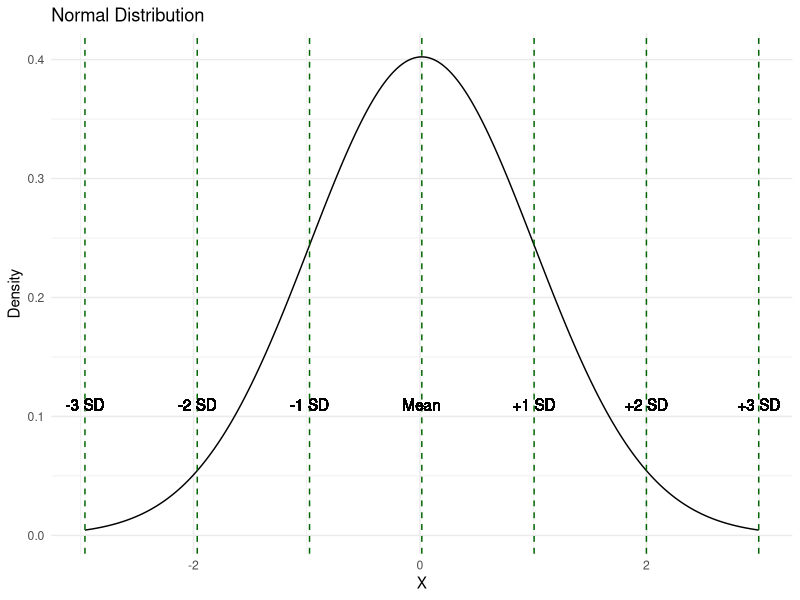
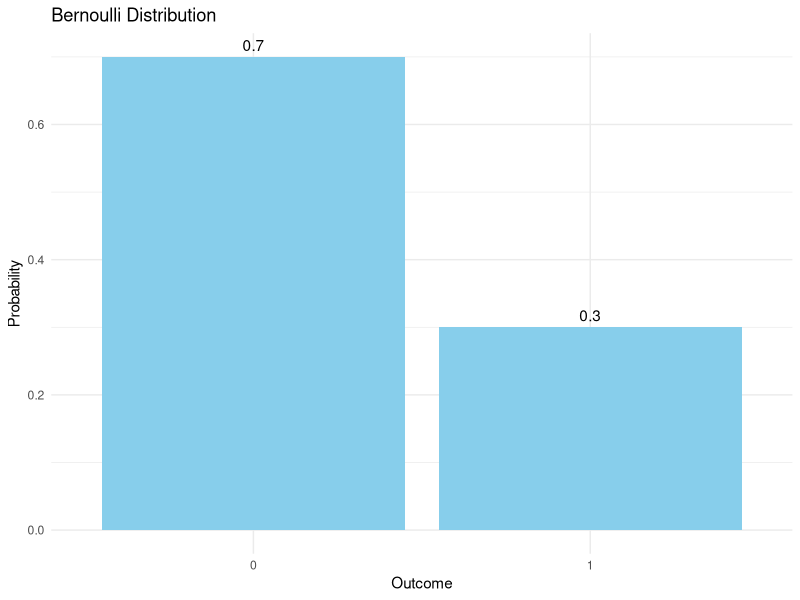

Source code (R) for these figures, in order:
## ---- chunk 1

# Libraries
library("readxl")
library("tidyverse")
library("ggthemes")

# Load data from working directory
#cl.order <- read_xlsx("Paquot_Larsson_2020_data.xlsx")

## ---- chunk 2

# Step 1: Generate data from a normal distribution
set.seed(123) # for reproducibility
data <- rnorm(1000, mean = 0, sd = 1)

# Step 2: Calculate mean and standard deviation
mean_val <- mean(data)
sd_val <- sd(data)

# Step 3: Create a data frame for plotting
x_values <- seq(mean_val - 3*sd_val, mean_val + 3*sd_val, length.out = 1000)
y_values <- dnorm(x_values, mean = mean_val, sd = sd_val)
plot_data <- data.frame(x = x_values, y = y_values)

# Step 4: Plot the normal distribution curve
#ggplot(plot_data, aes(x = x, y = y)) +
 # geom_line() +
  #labs(title = "Normal Distribution",
   #    x = "X",
    #   y = "Density")

# Step 5: Add markers at mean, mean +/- 1 SD, mean +/- 2 SD, and mean +/- 3 SD
ggplot(plot_data, aes(x = x, y = y)) +
  geom_line() +
  geom_vline(xintercept = c(mean_val - 3*sd_val, mean_val - 2*sd_val, mean_val - sd_val, mean_val, mean_val + sd_val, mean_val + 2*sd_val, mean_val + 3*sd_val), color = "darkgreen", linetype = "dashed") +
  geom_text(aes(x = mean_val - 3*sd_val, label = "-3 SD"), y = 0.1, vjust = -0.5) +
  geom_text(aes(x = mean_val - 2*sd_val, label = "-2 SD"), y = 0.1, vjust = -0.5) +
  geom_text(aes(x = mean_val - sd_val, label = "-1 SD"), y = 0.1, vjust = -0.5) +
  geom_text(aes(x = mean_val, label = "Mean"), y = 0.1, vjust = -0.5) +
  geom_text(aes(x = mean_val + sd_val, label = "+1 SD"), y = 0.1, vjust = -0.5) +
  geom_text(aes(x = mean_val + 2*sd_val, label = "+2 SD"), y = 0.1, vjust = -0.5) +
  geom_text(aes(x = mean_val + 3*sd_val, label = "+3 SD"), y = 0.1, vjust = -0.5) +
  labs(title = "Normal Distribution",
       x = "X",
       y = "Density") +
  theme_minimal()

## ---- chunk 3

#Step 1: Define the probability of success
p <- 0.3  # You can change this value to see different scenarios

# Step 2: Create a data frame for the Bernoulli distribution
bernoulli_data <- data.frame(
  outcome = c(0, 1),
  probability = c(1 - p, p)
)

# Step 3: Plot the Bernoulli distribution
ggplot(bernoulli_data, aes(x = factor(outcome), y = probability)) +
  geom_bar(stat = "identity", fill = "skyblue") +
  geom_text(aes(label = round(probability, 2)), vjust = -0.5) +
  labs(title = "Bernoulli Distribution",
       x = "Outcome",
       y = "Probability") +
  theme_minimal()

